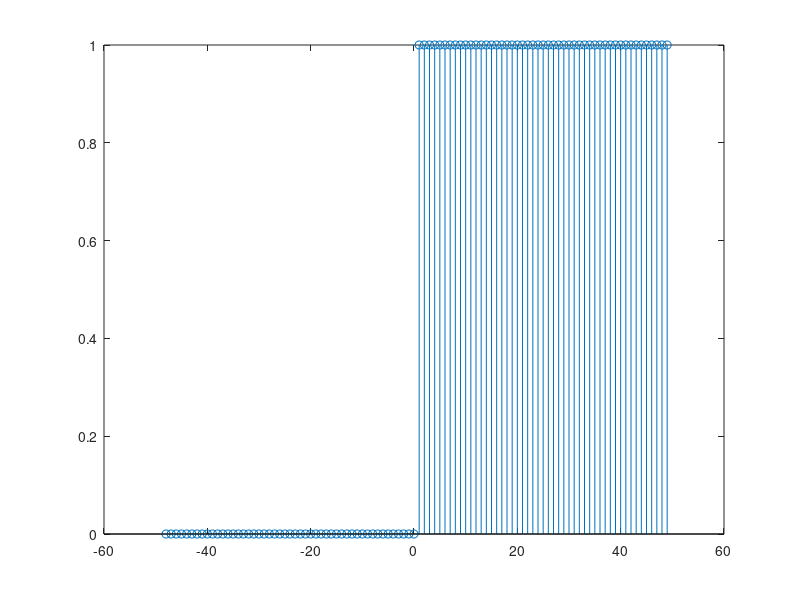

MATLAB code for this plot:
%% ödev 3 

% x[n]=u[n],  -50<n<50 işaretini 
% MATLAB'te çizdirin. 
% MATLAB'in ones(),zeros()
% komutlarından yararlanın

x = ones(1,49);
y = zeros(1,49);

c = [y,x] ;

n3=-48:49;
stem(n3,c);

